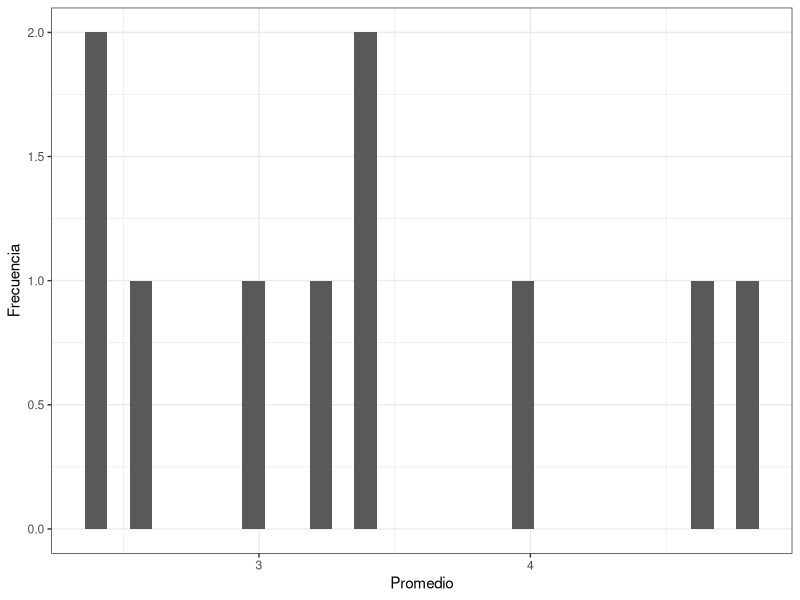

This chart was generated by the following R code:
## ---- chunk 1
knitr::opts_chunk$set(echo = TRUE)
## ---- chunk 2
library(dplyr)
library(ggplot2)

## ---- chunk 3
dummy_data <- data.frame(id=c(1,2,3,4,NA),
              horas_estudio=c(2, 5, 4, 2, 1),
              horas_recre=c(4, 2, 4, 3, 1),
              edad = c(20, 15, 16, 22, 20))

summary(dummy_data)
## ---- chunk 4
is.na(dummy_data)

# podemos acompañarlo con la función sum(), para saber el total de NA's 
sum(is.na(dummy_data))

# También, es posible utilizar la función which() para determinar el sitio
# en la columna donde se encuentra el NA. En este caso, conocemos que el NA 
# se encuentra en la columna id, ahora identificaremos su posición

which(is.na(dummy_data$id))

# Es así, como determinamos qué el valor faltante se encuentra en el quinto
# lugar de la columna id
## ---- chunk 5
sapply(dummy_data, function(y) sum(length(which(is.na(y)))))
## ---- chunk 6
dummy_data$id[is.na(dummy_data$id)] = 5
dummy_data
## ---- chunk 7
dummy_data <- data.frame(id=c(1,2,3,4,NA),
              horas_estudio=c(2, 5, 4, 2, 1),
              horas_recre=c(4, 2, 4, 3, 1),
              edad = c(20, 15, 16, 22, 20))

na.omit(dummy_data)
## ---- chunk 8
dummy_data_2 <- data.frame(id=c(1,2,3,4,NA,6,7,8,9,10,11,12),
                           horas_estudio=c(NA,5,4,2,1,3,NA,2,4,3,5,NA),
                           horas_recre=c(9,NA,8,3,NA,8,5,6,8,NA,4,7),
                           edad = c(20,15,NA,22,NA,17,18,NA,18,20,18,15))

# contando NA's por columna
sapply(dummy_data_2, function(y) sum(length(which(is.na(y)))))
## ---- chunk 9
na.omit(dummy_data_2)
## ---- chunk 10
dummy_data_2 <- data.frame(id=c(1,2,3,4,NA,6,7,8,9,10,11,12),
                           horas_estudio=c(NA,5,4,2,1,3,NA,2,4,3,5,NA),
                           horas_recre=c(9,NA,8,3,NA,8,5,6,8,NA,4,7),
                           edad = c(20,15,NA,22,NA,17,18,NA,18,20,18,15))

dummy_data_2[is.na(dummy_data_2)] = 0

dummy_data_2

## ---- chunk 11
dummy_data_2 <- data.frame(id=c(1,2,3,4,NA,6,7,8,9,10,11,12),
                           horas_estudio=c(NA,5,4,2,1,3,NA,2,4,3,5,NA),
                           horas_recre=c(9,NA,8,3,NA,8,5,6,8,NA,4,7),
                           edad = c(20,15,NA,22,NA,17,18,NA,18,20,18,15))

mean(dummy_data_2$horas_estudio, na.rm = TRUE)
dummy_data_2$horas_estudio[is.na(dummy_data_2$horas_estudio)]=2.4

mean(dummy_data_2$horas_recre, na.rm = TRUE)
dummy_data_2$horas_recre[is.na(dummy_data_2$horas_recre)] = 4.8

mean(dummy_data_2$edad, na.rm = TRUE)
dummy_data_2$edad[is.na(dummy_data_2$edad)] = 13

dummy_data_2
## ---- chunk 12
quantile(iris$Sepal.Length)

## ---- chunk 13
identificando_cuartiles <- function(x){
  if(x <= 5.1) print('debajo Q1')
  if(x > 5.1 & x <= 5.8) print('entre Q1 y Q2')
  if(x >5.8 & x <= 6.4) print('entre Q2 y Q3')
  if(x > 6.4) print('superior a Q3')
}

identificando_cuartiles(6.5)
## ---- chunk 14
iris_df <- iris

quantile(iris_df$Sepal.Length)

iris_df_cuartil <- iris_df %>%
  mutate(cuartil = case_when(Sepal.Length <= 5.1 ~ '< Q1',
                             Sepal.Length > 5.1 & Sepal.Length <= 5.8 ~ 'Q1 & Q2',
                             Sepal.Length > 5.8 & Sepal.Length <= 6.4 ~ 'Q1 & Q3',
                             Sepal.Length > 6.4 ~ '> Q3'))

head(iris_df_cuartil)
## ---- chunk 15
iris_df <- iris
iris_nueva <- c(5.222,NA,NA,NA,NA)

new_iris <- rbind(iris_nueva, iris_df)

head(new_iris %>%
       mutate(cuartil = case_when(Sepal.Length <= 5.1 ~ '< Q1',
                                             Sepal.Length > 5.1 & Sepal.Length <= 5.8 ~ 'Q1 & Q2',
                                             Sepal.Length > 5.8 & Sepal.Length <= 6.4 ~ 'Q1 & Q3',
                                             Sepal.Length > 6.4 ~ '> Q3')),1)
## ---- chunk 16
set.seed(123)
vectorcito <- seq(1, 100000, by = 1)

vectorcito_muestra <- sample(vectorcito, size = 20000)

length(vectorcito_muestra)

## ---- chunk 17
set.seed(123)
iris_muestra <- slice_sample(iris, n = 100)

summary(iris_muestra)
summary(iris)
## ---- chunk 18
set.seed(123)
vector_2 <- seq(1,100, by = 1)
vector_boot <- sample(vector_2, size = 300, replace = TRUE)
length(vector_boot)
## ---- chunk 19
set.seed(123)

iris_boot <- slice_sample(iris, n = 300, replace = TRUE)

summary(iris_boot)

## ---- chunk 20
punif(5, min = 0, max = 6)

## ---- chunk 21
punif(5, min = 0, max = 6, lower.tail = FALSE)
## ---- chunk 22
punif(5, min = 0, max = 6) - punif(3, min = 0, max = 6)
## ---- chunk 23
pnorm(154, mean = 161, sd = 7)
## ---- chunk 24
pnorm(154, mean = 161, sd = 7, lower.tail = FALSE)
## ---- chunk 25
pnorm(157, mean = 161, sd = 7) - pnorm(154, mean = 161, sd = 7)
## ---- chunk 26
qnorm(0.9, mean = 161, sd = 7)
## ---- chunk 27
qnorm(0.9, mean = 161, sd = 7, lower.tail =FALSE)
## ---- chunk 28
qnorm(0.1, mean = 161, sd = 7)
## ---- chunk 29
dado <- seq(1,6,1)
## ---- chunk 30
set.seed(123)
replicate(10, sample(dado, 5, replace = TRUE) %>%
                     mean()) %>% as.data.frame() %>%
  ggplot(aes(x = .)) + geom_histogram() +
  theme_bw() + xlab('Promedio') + ylab('Frecuencia')
